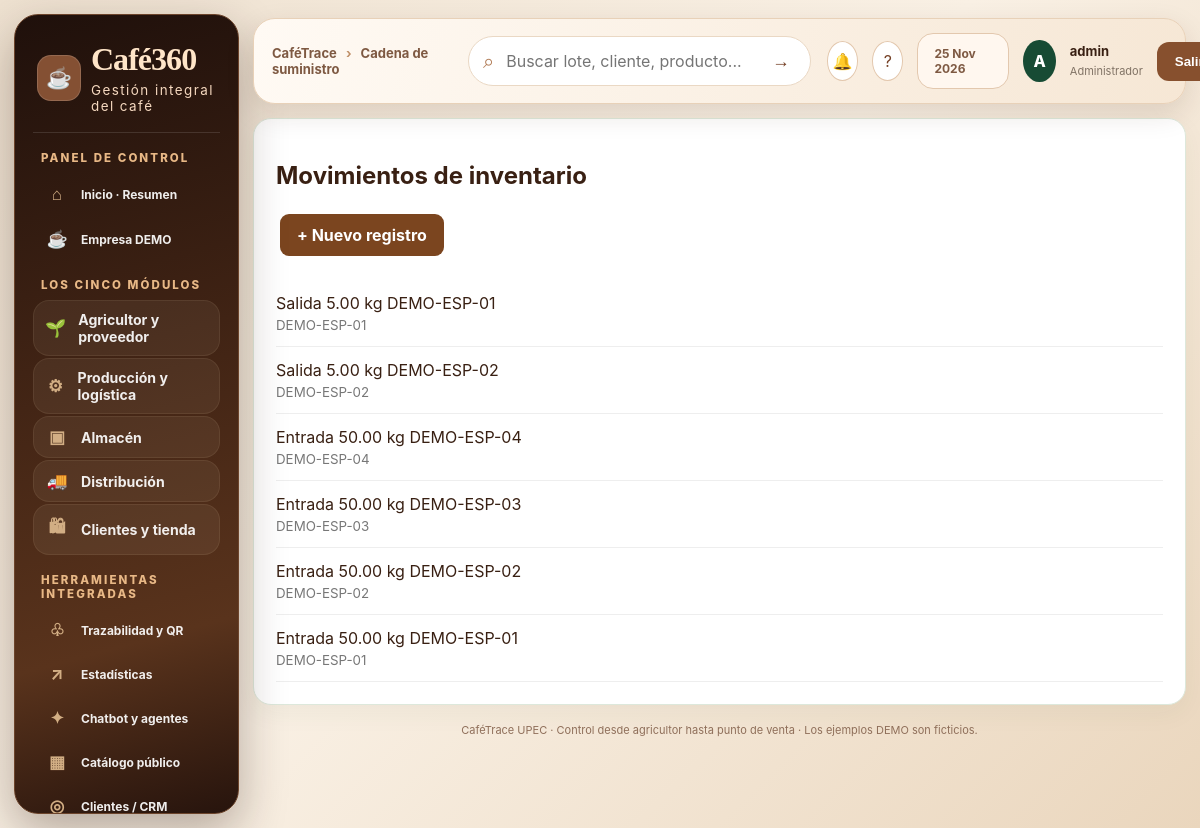
/operacion/inventario/ (signed in), run on the app's committed database.
### trazabilidad/models.py (models this page shows, shortened)
class MovimientoInventario(models.Model):
    lote = models.ForeignKey(Lote,on_delete=models.PROTECT, related_name="movimientos")
    tipo = models.CharField(max_length=15, choices=[("Entrada","Entrada"),("Salida","Salida")])
    cantidad_kg = models.DecimalField(max_digits=10,decimal_places=2)
    fecha = models.DateTimeField(default=timezone.now)
    ubicacion = models.CharField(max_length=120,blank=True)
    referencia = models.CharField(max_length=120,blank=True)
    class Meta: ordering = ["-fecha"]
    def __str__(self): return f"{self.tipo} {self.cantidad_kg} kg {self.lote.codigo}"

class Lote(models.Model):
    METODOS = [
        ("Lavado", "Lavado"),
        ("Honey", "Honey"),
        ("Natural", "Natural"),
        ("Anaeróbico", "Anaeróbico"),
    ]
    ESTADOS = [
        ("En proceso", "En proceso"),
        ("Aprobado", "Aprobado"),
        ("Rechazado", "Rechazado"),
    ]
    codigo = models.CharField(max_length=30, unique=True, editable=False)
    productor = models.ForeignKey(Productor, on_delete=models.PROTECT, related_name="lotes")
    finca = models.ForeignKey(Finca, on_delete=models.PROTECT, related_name="lotes")
    variedad = models.CharField(max_length=100)
    fecha_cosecha = models.DateField()
    cantidad_kg = models.DecimalField(max_digits=10, decimal_places=2)
    metodo_proceso = models.CharField(max_length=30, choices=METODOS, default="Lavado")
    fecha_ingreso = models.DateField(default=timezone.now)
    humedad = models.DecimalField(max_digits=5, decimal_places=2, null=True, blank=True)
    temperatura_secado = models.DecimalField(max_digits=5, decimal_places=2, null=True, blank=True)
    tiempo_fermentacion_horas = models.DecimalField(max_digits=6, decimal_places=2, null=True, blank=True)
    estado = models.CharField(max_length=30, choices=ESTADOS, default="En proceso")
    notas = models.TextField(blank=True)
    creado = models.DateTimeField(auto_now_add=True)
    class Meta:
        ordering = ["-creado"]

### trazabilidad/views.py (the view)
# urls.py: path("operacion/<str:nombre>/", views.modulo, name="modulo"),
@login_required
def modulo(request, nombre):
    if nombre not in MODULOS: raise Http404()
    lectores = {"recepciones":{"Bodega","Control de calidad","Productor"},"procesos":{"Bodega","Control de calidad","Producción","Productor"},"sensores":{"Bodega","Control de calidad","Producción"},"inventario":{"Bodega","Almacén"},"pedidos":{"Bodega","Transportista","Distribución"},"experimentos":{"Control de calidad"},"transportes":{"Bodega","Transportista","Distribución"}}
    if not request.user.is_superuser and not roles_for(request.user).intersection(lectores[nombre]):
        return HttpResponseForbidden("Sin autorización para consultar este módulo.")
    modelo, form_class, titulo = MODULOS[nombre]
    rows = modelo.objects.all()[:200]
    return render(request, "modulos/lista.html", {"rows":rows,"nombre":nombre,"titulo":titulo,"puede_crear":bool(roles_for(request.user).intersection(MODULE_EDITORS[nombre]))})

### trazabilidad/permissions.py (called while the page is built)
def roles_for(user):
    if not user.is_authenticated:
        return set()
    if user.is_superuser:
        return set(ROLE_NAMES)
    return set(user.groups.filter(name__in=ROLE_NAMES).values_list("name", flat=True))

### templates/modulos/lista.html (shortened to what this page needs)
{% extends "base.html" %}{% block content %}<section class="card"><h1>{{ titulo }}</h1>{% if puede_crear %}<a class="btn" href="{% url 'modulo_nuevo' nombre %}">+ Nuevo registro</a>{% endif %}<div class="module-list">{% for item in rows %}<div class="list-row"><span>{{ item }} <small>{% if item.lote %}{{ item.lote.codigo }}{% endif %}</small></span></div>{% empty %}<p>No hay registros todavía.</p>{% endfor %}</div></section>{% endblock %}

### templates/base.html (shortened to what this page needs)
{% load static %}
<!DOCTYPE html><html lang="es"><head><meta charset="utf-8"><meta name="viewport" content="width=device-width,initial-scale=1"><title>{% block title %}CaféTrace · Cadena del café{% endblock %}</title>
<link rel="stylesheet" href="{% static 'css/style.css' %}"><link rel="stylesheet" href="{% static 'css/dashboard-pro.css' %}"><link rel="stylesheet" href="{% static 'css/cadena-2026.css' %}"><link rel="stylesheet" href="{% static 'css/cafe-experiencia.css' %}"><link rel="stylesheet" href="{% static 'css/tienda-premium.css' %}"><link rel="stylesheet" href="{% static 'css/cafe360-ui.css' %}">{% block extra_head %}{% endblock %}</head>
<body class="mrp-app {% if user.is_superuser %}mrp-admin{% else %}mrp-operator{% endif %}"><div class="mrp-shell">
{% if user.is_superuser %}<aside id="mrp-sidebar" class="mrp-sidebar"><a href="{% url 'inicio' %}" class="mrp-brand"><span class="mrp-brandicon">☕</span><span><strong>Café360</strong><small>Gestión integral del café</small></span></a>
<div class="mrp-side-title">PANEL DE CONTROL</div>
<a class="mrp-menu-link" href="{% url 'inicio' %}"><span>⌂</span> Inicio · Resumen</a>
<a class="mrp-menu-link" href="{% url 'cadena_empresa_demo' %}"><span>☕</span> Empresa DEMO</a>
<div class="mrp-side-title">LOS CINCO MÓDULOS</div>
<a class="mrp-menu-link c360-primary-module" href="{% url 'cadena_area' 'proveedor' %}"><span>🌱</span> Agricultor y proveedor</a>
<a class="mrp-menu-link c360-primary-module" href="{% url 'cadena_area' 'produccion' %}"><span>⚙</span> Producción y logística</a>
<a class="mrp-menu-link c360-primary-module" href="{% url 'cadena_area' 'almacen' %}"><span>▣</span> Almacén</a>
<a class="mrp-menu-link c360-primary-module" href="{% url 'cadena_area' 'distribucion' %}"><span>🚚</span> Distribución</a>
<a class="mrp-menu-link c360-primary-module" href="{% url 'cadena_area' 'tienda' %}"><span>🛍</span> Clientes y tienda</a>
<div class="mrp-side-title">HERRAMIENTAS INTEGRADAS</div>
<a class="mrp-menu-link" href="{% url 'lista_lotes' %}"><span>♧</span> Trazabilidad y QR</a>
<a class="mrp-menu-link" href="{% url 'cadena_estadisticas' %}"><span>↗</span> Estadísticas</a>
<a class="mrp-menu-link" href="{% url 'cadena_herramientas' %}"><span>✦</span> Chatbot y agentes</a>
<a class="mrp-menu-link" href="{% url 'catalogo_publico' %}"><span>▦</span> Catálogo público</a>
<a class="mrp-menu-link" href="{% url 'cadena_puntos' %}"><span>◎</span> Clientes / CRM</a>
<div class="mrp-sidebar-bottom"><span>●</span> Aplicativo conectado a una empresa simulada<br><small>Catálogo, QR, analítica, trazabilidad y áreas operativas integradas.</small></div></aside>{% endif %}
<div class="mrp-main"><header class="mrp-topbar">{% if user.is_superuser %}<button class="mrp-mobile" type="button" onclick="document.getElementById('mrp-sidebar').classList.toggle('mrp-open')" aria-label="Abrir menú">☰</button>{% else %}<a class="operator-brand" href="{% url 'inicio' %}">☕ CaféTrace <span>· Mi área de trabajo</span></a>{% endif %}<div class="mrp-breadcrumb">CaféTrace <span>›</span> {% block breadcrumb %}Cadena de suministro{% endblock %}</div><form class="c360-search" action="{% url 'lista_lotes' %}" method="get"><input type="text" name="q" placeholder="Buscar lote, cliente, producto..."><button type="submit">→</button></form><div class="mrp-top-right"><a class="c360-icon-btn" href="{% url 'alertas' %}" title="Alertas">🔔</a><a class="c360-icon-btn" href="{% url 'cadena_herramientas' %}" title="Asistente">?</a><span class="mrp-top-date">{% now 'd M Y' %}</span><span class="mrp-avatar">{{ user.first_name|default:user.username|first|upper }}</span><span class="mrp-user"><b>{{ user.get_full_name|default:user.username }}</b><small>{% if user.is_superuser %}Administrador{% else %}{% for g in user.groups.all %}{{ g.name }}{% if not forloop.last %} · {% endif %}{% empty %}Operador{% endfor %}{% endif %}</small></span><form method="post" action="{% url 'logout' %}">{% csrf_token %}<button type="submit" class="mrp-exit">Salir</button></form></div></header>
<main class="mrp-content">{% block content %}{% endblock %}</main><footer class="mrp-footer">CaféTrace UPEC · Control desde agricultor hasta punto de venta · Los ejemplos DEMO son ficticios.</footer></div></div>
<script>document.querySelectorAll('.mrp-menu-link').forEach(a=>{if(a.pathname===location.pathname)a.classList.add('is-active')})</script>{% block extra_js %}{% endblock %}</body></html>

### static/css/style.css (style rules this page uses)
* { box-sizing:border-box }
body { margin:0;font-family:Arial,Helvetica,sans-serif;background:#f6f4ef;color:#29251f }
.btn { display:inline-block;background:#7b451f;color:#fff!important;text-decoration:none;border:0;border-radius:9px;padding:11px 17px;font-weight:700;cursor:pointer;margin:4px }
.stat,.card,.table-card,.form-card { background:#fff;border-radius:15px;padding:22px;box-shadow:0 5px 22px #0000000a }
.list-row { display:flex;justify-content:space-between;align-items:center;text-decoration:none;color:inherit;border-bottom:1px solid #eee;padding:13px 0 }
.list-row small { display:block;color:#777;margin-top:4px }
footer { text-align:center;padding:30px;color:#777;font-size:13px }
.module-list { margin-top:20px }
body { background:#f7f5f0;color:#26352c }
.card,.table-card,.stat { box-shadow:0 8px 26px #28482c0d;border:1px solid #dde8db;border-radius:18px }
.card,.stat { transition:transform .2s ease,box-shadow .2s ease }

### static/css/dashboard-pro.css (style rules this page uses)
:root { --brand:#427f48;--deep:#203a2c;--muted:#7a8880;--line:#e8eee9;--bg:#f8faf8;--card:#fff }
* { box-sizing:border-box }
a { color:inherit }
:root { --brand:#774424;--deep:#331d14;--muted:#8b7769;--line:#eadfd2;--bg:#fbf7f1;--card:#fffdfb }

### static/css/cadena-2026.css (style rules this page uses)
:root { --espresso:#24170f;--cafe:#553521;--cafe2:#794d32;--caramelo:#bc8754;--arena:#ede3d4;--crema:#f7f2e9;--papiro:#fffcf6;--verde:#55765a;--tinta:#31271f;--muted:#817365;--linea:#e7dac9 }
* { box-sizing:border-box }
.mrp-app { margin:0;font-family:Inter,'Segoe UI',Arial,sans-serif;background:var(--crema);color:var(--tinta) }
.mrp-shell { display:flex;min-height:100vh }
.mrp-sidebar { width:260px;flex:0 0 260px;background:linear-gradient(165deg,#20150f,#382317 70%,#50301b);color:#eee3d5;min-height:100vh;position:sticky;top:0;height:100vh;overflow-y:auto;padding:25px 13px 18px;scrollbar-color:#624a36 transparent }
.mrp-brand { display:flex;align-items:center;gap:10px;color:#fff;text-decoration:none;padding:6px 10px 24px;border-bottom:1px solid #ffffff24 }
.mrp-brandicon { font-size:27px;background:#ffffff18;border:1px solid #ffffff24;padding:8px;border-radius:12px }
.mrp-brand strong { font-family:Georgia,serif;font-size:26px;font-weight:700 }
.mrp-brand small { display:block;letter-spacing:1.45px;font-size:9px;color:#c9b39e;margin-top:4px }
.mrp-side-title { font-size:10px;font-weight:800;letter-spacing:1.7px;color:#b7a18b;margin:22px 10px 8px }
.mrp-menu-link { color:#edddcc;text-decoration:none;display:flex;align-items:center;gap:10px;padding:11px 12px;margin:3px 0;border-radius:10px;font-size:12px;font-weight:550;transition:.15s }
.mrp-menu-link span { width:24px;text-align:center;font-size:17px;color:#d2ae84 }
.mrp-main { flex:1;min-width:0 }
.mrp-topbar { background:#fffaf4;box-shadow:0 1px 0 #eaded0;min-height:70px;display:flex;align-items:center;justify-content:space-between;padding:10px 27px;gap:12px }
.mrp-breadcrumb { font-size:13px;font-weight:700;color:#5c4635 }
.mrp-breadcrumb span { color:#b7a495;margin:0 9px }
.mrp-top-right { display:flex;gap:12px;align-items:center }
.mrp-top-date { border:1px solid var(--linea);border-radius:10px;padding:10px;color:#8a7460;font-size:12px }
.mrp-avatar { background:#d4e5d4;color:#346044;width:36px;height:36px;border-radius:50%;display:grid;place-items:center;font-weight:800 }
.mrp-user b { display:block;font-size:13px }
.mrp-user small { color:var(--muted);font-size:11px }
.mrp-exit,.mrp-mobile { border:0;background:#63412b;color:white;border-radius:8px;padding:10px 17px;cursor:pointer }
.mrp-content { padding:23px 26px 36px;max-width:1720px;margin:auto }
.mrp-footer { padding:12px 26px;font-size:11px;color:#897c6c;border-top:1px solid var(--linea) }
@media (max-width:1250px) { .mrp-sidebar { width:225px;flex-basis:225px } }
@media (max-width:1250px) { .mrp-content { padding:18px } }

### static/css/cafe-experiencia.css (style rules this page uses)
html { scroll-behavior:smooth }
.mrp-admin .mrp-content { max-width:1760px }

### data on the page
MovimientoInventario: tipo+cantidad_kg+lote "Salida 5.00 kg DEMO-ESP-01", lote.codigo "DEMO-ESP-01"
MovimientoInventario: tipo+cantidad_kg+lote "Salida 5.00 kg DEMO-ESP-02", lote.codigo "DEMO-ESP-02"
MovimientoInventario: tipo+cantidad_kg+lote "Entrada 50.00 kg DEMO-ESP-04", lote.codigo "DEMO-ESP-04"
MovimientoInventario: tipo+cantidad_kg+lote "Entrada 50.00 kg DEMO-ESP-03", lote.codigo "DEMO-ESP-03"
MovimientoInventario: tipo+cantidad_kg+lote "Entrada 50.00 kg DEMO-ESP-02", lote.codigo "DEMO-ESP-02"
MovimientoInventario: tipo+cantidad_kg+lote "Entrada 50.00 kg DEMO-ESP-01", lote.codigo "DEMO-ESP-01"

### other printed values
{{ user.first_name|default:user.username|first|upper }} "A"
{{ user.get_full_name|default:user.username }} "admin"
{{ titulo }} "Movimientos de inventario"
